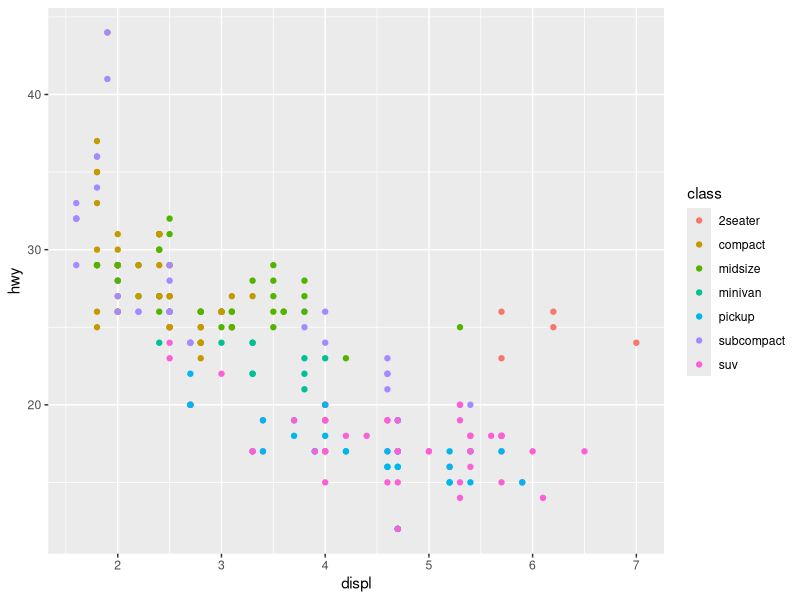
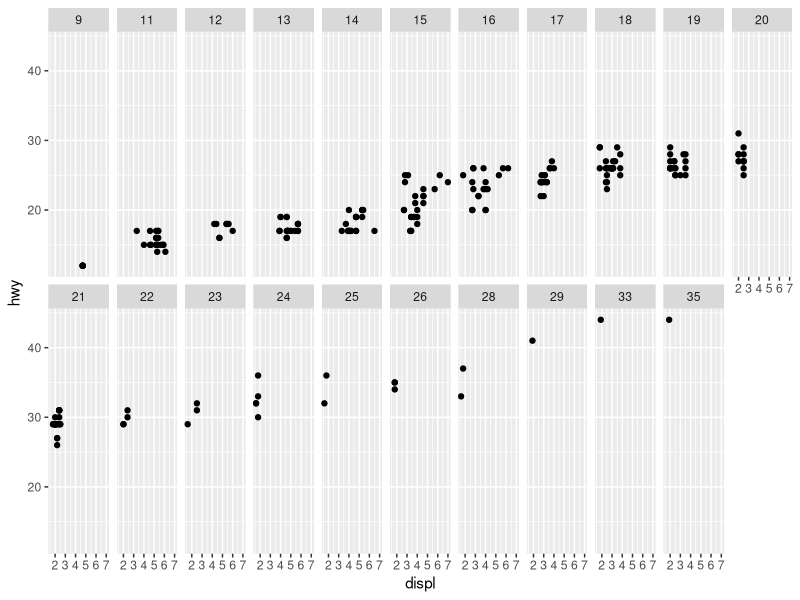

Write the R code that produced these figures, in order.
library(tidyverse)
?mpg
mpg

ggplot(data = mpg) +
  geom_point(mapping = aes(x = displ, y = hwy, color = class))

ggplot(data = mpg) +
  geom_point(mapping = aes(x = displ, y = hwy)) +
  facet_wrap(~ cty, nrow = 2)
